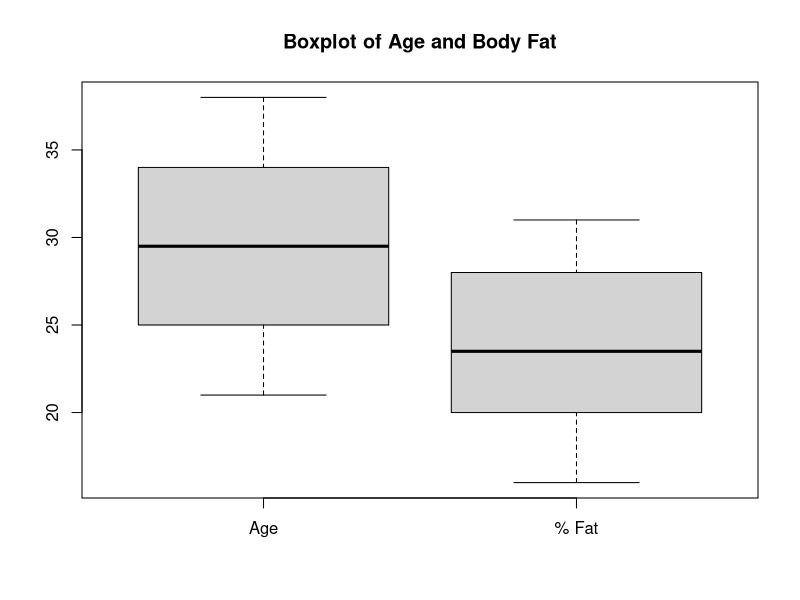
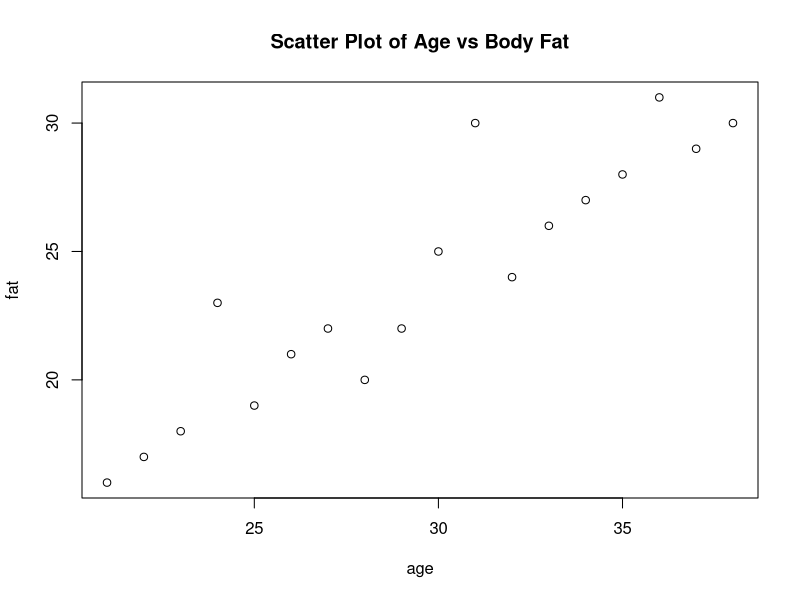
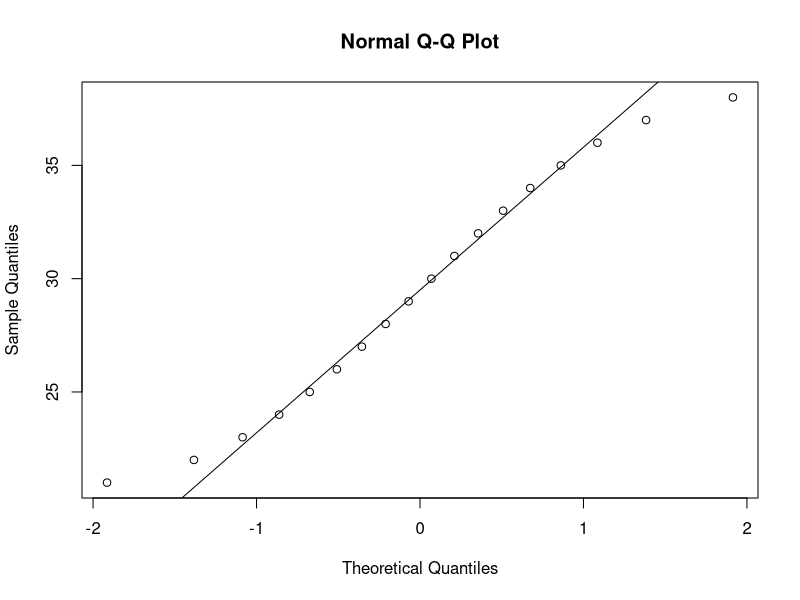

Reproduce these figures in R, in order.
age <- c(23, 28, 22, 30, 21, 25, 32, 26, 29, 34, 35, 37, 33, 24, 31, 36, 27, 38)
fat <- c(18, 20, 17, 25, 16, 19, 24, 21, 22, 27, 28, 29, 26, 23, 30, 31, 22, 30)
mean(age)
median(age)
sd(age)
mean(fat)
median(fat)
sd(fat)
boxplot(age, fat, names = c("Age", "% Fat"), main = "Boxplot of Age and Body Fat")
plot(age, fat, main = "Scatter Plot of Age vs Body Fat")
qqnorm(age)
qqline(age)
